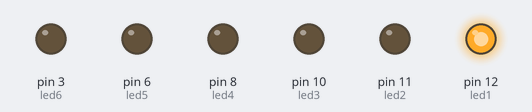
The sketch below on a simulated Arduino Uno, built with avr-gcc and run on an emulated ATmega328P. Parts: output pins drawn as LEDs (lit = HIGH).

Above: at 1.0 s.
At 3.0 s:
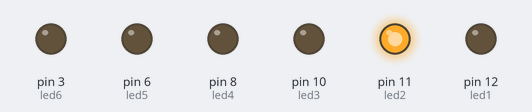
At 5.0 s:
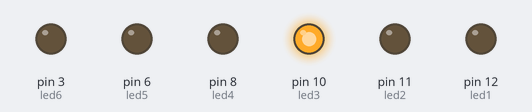
At 7.0 s:
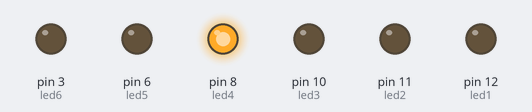
At 9.0 s:
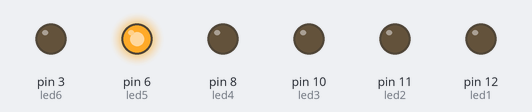
At 11.0 s:
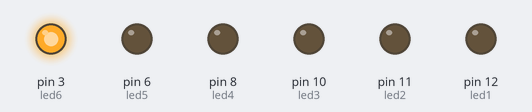
Timing chart, 0 to 15.6 s (numbered marks = the images above):
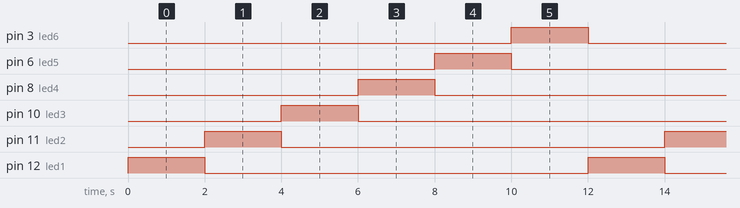

Measured:
- by itself, pin 3 (led6), pin 6 (led5), pin 8 (led4), pin 10 (led3), pin 11 (led2), pin 12 (led1): alternates HIGH for 2.0 s and LOW for 10.0 s
- by itself, everything shown: repeats every 12.0 s, in 7 steps

The sketch:

project_2_arduino1.ino
```cpp
// ***************************************************************
// * Project 2 - Sequential 6 LED Blinking                       *
// * Description: This program makes 6 LEDs blink one after      *
// * another with a 2-second delay between each LED.             *
// ***************************************************************

// Declare a variable for each LED pin
int led1 = 12; // LED 1 on pin 12
int led2 = 11; // LED 2 on pin 11
int led3 = 10; // LED 3 on pin 10
int led4 = 8;  // LED 4 on pin 8
int led5 = 6;  // LED 5 on pin 6
int led6 = 3;  // LED 6 on pin 3

void setup() {
  // The setup() function runs once when the board powers ON

  pinMode(led1, OUTPUT);
  pinMode(led2, OUTPUT);
  pinMode(led3, OUTPUT);
  pinMode(led4, OUTPUT);
  pinMode(led5, OUTPUT);
  pinMode(led6, OUTPUT);

  // All pins are now configured as OUTPUT to control the LEDs
}

void loop() {
  // The loop() function runs continuously

  digitalWrite(led1, HIGH);
  delay(2000);
  digitalWrite(led1, LOW);

  digitalWrite(led2, HIGH);
  delay(2000);
  digitalWrite(led2, LOW);

  digitalWrite(led3, HIGH);
  delay(2000);
  digitalWrite(led3, LOW);

  digitalWrite(led4, HIGH);
  delay(2000);
  digitalWrite(led4, LOW);

  digitalWrite(led5, HIGH);
  delay(2000);
  digitalWrite(led5, LOW);

  digitalWrite(led6, HIGH);
  delay(2000);
  digitalWrite(led6, LOW);

  // The cycle repeats, making each LED blink one after the other
}
```
